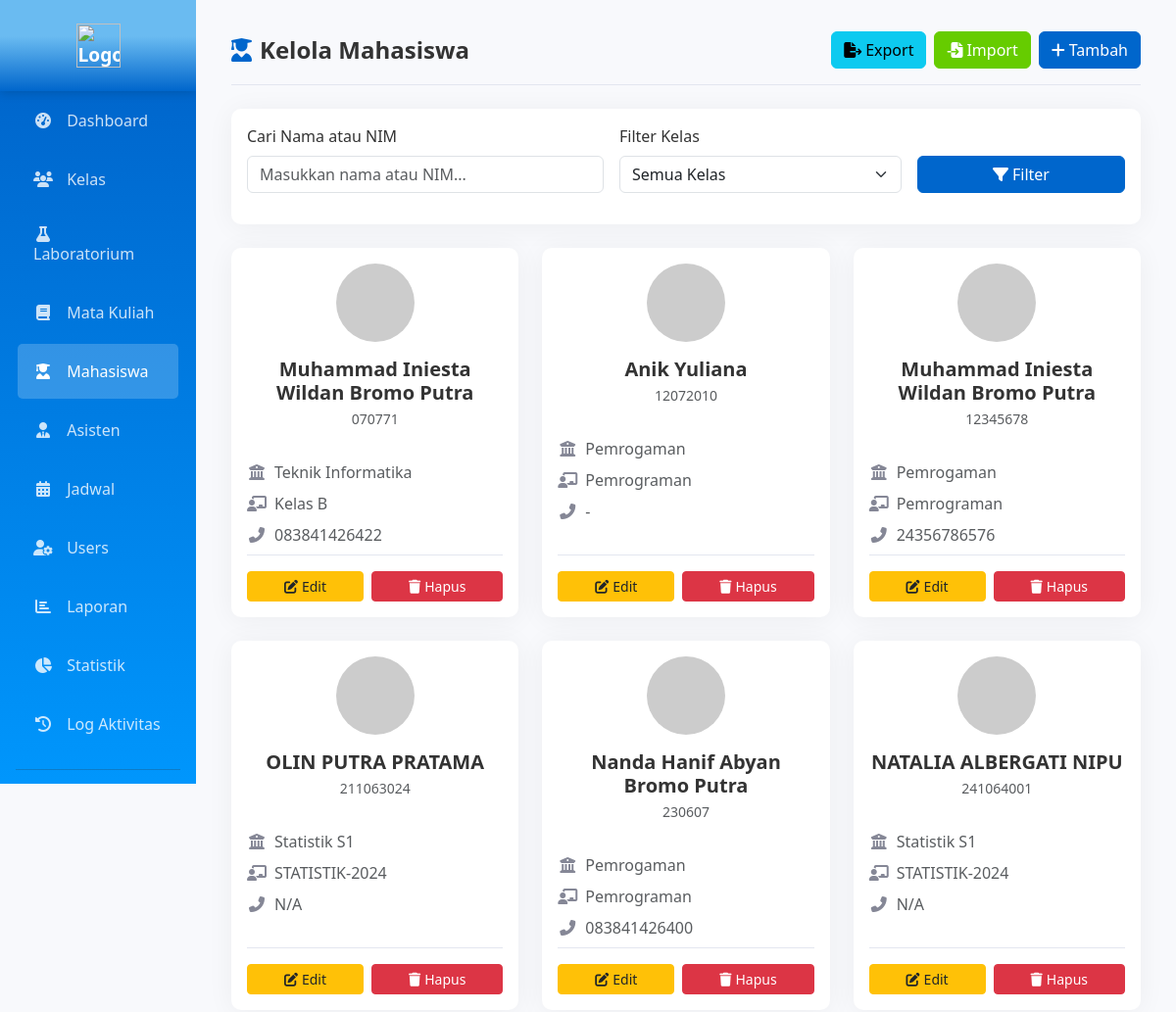
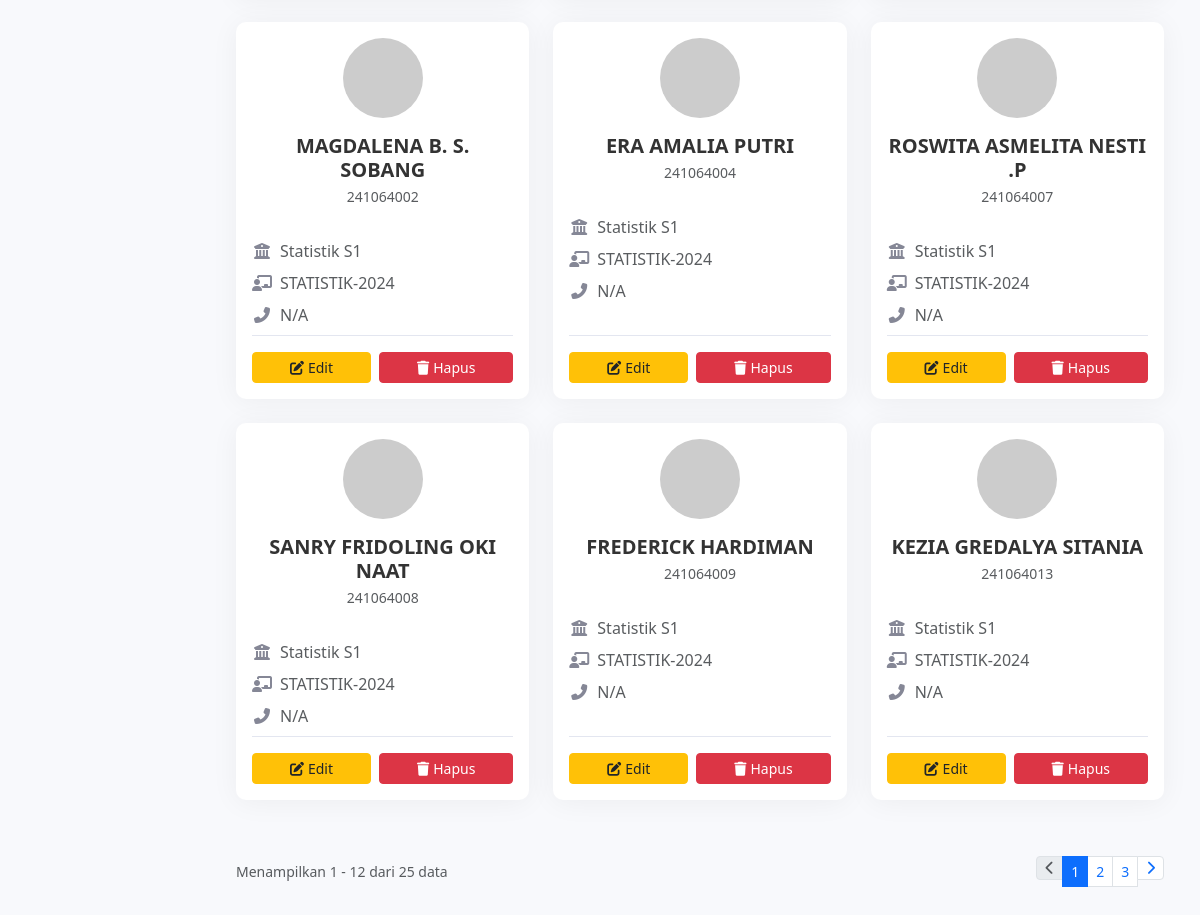
Screenshot of /index.php?page=admin_mahasiswa (signed in) with the database file from the repository (2 pictures, top to bottom).
### tables this page shows
CREATE TABLE `mahasiswa` (
  `id` int(11) NOT NULL,
  `nim` varchar(15) NOT NULL,
  `user_id` int(11) DEFAULT NULL,
  `nama` varchar(100) NOT NULL,
  `kode_kelas` char(1) NOT NULL,
  `prodi` varchar(50) DEFAULT NULL,
  `no_hp` varchar(15) DEFAULT NULL,
  `foto` varchar(255) DEFAULT NULL,
  `tanggal_daftar` timestamp NOT NULL DEFAULT current_timestamp()
);

CREATE TABLE `kelas` (
  `kode_kelas` char(1) NOT NULL,
  `nama_kelas` varchar(50) DEFAULT NULL,
  `program_studi` varchar(100) DEFAULT NULL,
  `tahun_ajaran` varchar(9) DEFAULT NULL
);

### pages/admin/mahasiswa.php (the view, shortened to what this page needs)
<?php
$filter_kelas = isset($_GET['kelas']) ? escape($_GET['kelas']) : '';
$search = isset($_GET['search']) ? escape($_GET['search']) : '';
$where_clauses = [];
$where = count($where_clauses) > 0 ? "WHERE " . implode(' AND ', $where_clauses) : '';
$per_page = 12;
$current_page = get_current_page();
$count_query = mysqli_query($conn, "SELECT COUNT(*) as total FROM mahasiswa m $where");
$total_data = mysqli_fetch_assoc($count_query)['total'];
$total_pages = get_total_pages($total_data, $per_page);
$offset = get_offset($current_page, $per_page);
$mahasiswa = mysqli_query($conn, "SELECT m.id, m.nim, m.nama, m.prodi, m.no_hp, m.foto, m.kode_kelas, k.nama_kelas
                                   FROM mahasiswa m
                                   LEFT JOIN kelas k ON m.kode_kelas = k.kode_kelas
                                   $where ORDER BY m.nim LIMIT $offset, $per_page");
    ?>
<?php include 'includes/header.php'; ?>
<div class="container-fluid">
    <div class="row">
        <div class="col-md-3 col-lg-2 px-0">
            <?php include 'includes/sidebar_admin.php'; ?>
        </div>
        <div class="col-md-9 col-lg-10">
            <div class="content-wrapper p-4">
                <div class="page-header d-flex flex-column flex-md-row justify-content-between align-items-stretch align-items-md-center gap-3 pt-2">
                    <h4 class="mb-0"><i class="fas fa-user-graduate me-2"></i>Kelola Mahasiswa</h4>
                    <div class="d-flex gap-2 flex-wrap justify-content-md-end">
                        <a href="index.php?page=admin_mahasiswa&export=1<?= $filter_kelas ? '&kelas=' . $filter_kelas : '' ?>" class="btn btn-info">
                            <i class="fas fa-file-export me-1"></i>Export
                        </a>
                        <button class="btn btn-success" data-bs-toggle="modal" data-bs-target="#modalImport">
                            <i class="fas fa-file-import me-1"></i>Import
                        </button>
                        <button class="btn btn-primary" data-bs-toggle="modal" data-bs-target="#modalTambah">
                            <i class="fas fa-plus me-1"></i>Tambah
                        </button>
                    </div>
                </div>
                <div class="card mb-4">
                    <div class="card-body">
                        <form method="GET" class="row g-3 align-items-end">
                            <div class="col-12 col-md-6 col-lg-5">
                                <label for="search" class="form-label">Cari Nama atau NIM</label>
                                <input type="text" name="search" id="search" class="form-control" value="<?= htmlspecialchars($search) ?>" placeholder="Masukkan nama atau NIM...">
                            </div>
                            <div class="col-12 col-md-6 col-lg-4">
                                <label for="kelas" class="form-label">Filter Kelas</label>
                                <select name="kelas" id="kelas" class="form-select">
                                    <option value="">Semua Kelas</option>
                                </select>
                            </div>
                            <div class="col-12 col-lg-3">
                                <button type="submit" class="btn btn-primary w-100">
                                    <i class="fas fa-filter me-1"></i>Filter
                                </button>
                            </div>
                        </form>
                    </div>
                </div>
                <div id="mahasiswaContainer">
                <div class="row">
                    <?php if (mysqli_num_rows($mahasiswa) > 0): ?>
                        <?php while ($m = mysqli_fetch_assoc($mahasiswa)): ?>
                            <div class="col-xl-4 col-lg-6 col-md-6 mb-4">
                                <div class="card h-100 mahasiswa-card">
                                    <div class="card-body d-flex flex-column">
                                        <div class="text-center mb-3">
                                            <?php
                                            $foto_profil = (!empty($m['foto']) && file_exists($m['foto'])) ? $m['foto'] : 'https://ui-avatars.com/api/?name=' . urlencode($m['nama']) . '&background=random&color=fff&rounded=true';
                                            ?>
                                            <img src="<?= $foto_profil ?>" alt="<?= htmlspecialchars($m['nama']) ?>" class="img-fluid" style="width: 80px; height: 80px; object-fit: cover; border-radius: 50%;">
                                        </div>
                                        <h5 class="card-title text-center mb-1"><?= htmlspecialchars($m['nama']) ?></h5>
                                        <p class="text-center text-muted small"><?= htmlspecialchars($m['nim']) ?></p>
                                        <p class="text-muted mb-2 mt-3"><i class="fas fa-university me-2"></i><?= htmlspecialchars($m['prodi']) ?: 'N/A' ?></p>
                                        <p class="text-muted mb-2"><i class="fas fa-chalkboard-teacher me-2"></i><?= htmlspecialchars($m['nama_kelas']) ?: 'N/A' ?></p>
                                        <p class="text-muted mb-2"><i class="fas fa-phone-alt me-2"></i><?= htmlspecialchars($m['no_hp']) ?: 'N/A' ?></p>
                                        <div class="mt-auto action-buttons">
                                            <button class="btn btn-sm btn-warning text-dark" onclick="editMhs(<?= $m['id'] ?>, '<?= htmlspecialchars($m['nama'], ENT_QUOTES) ?>', '<?= $m['kode_kelas'] ?>', '<?= htmlspecialchars($m['prodi'], ENT_QUOTES) ?>', '<?= htmlspecialchars($m['no_hp'], ENT_QUOTES) ?>')">
                                                <i class="fas fa-edit me-1"></i>Edit
                                            </button>
                                            <button class="btn btn-sm btn-danger" onclick="hapusMhs(<?= $m['id'] ?>)">
                                                <i class="fas fa-trash me-1"></i>Hapus
                                            </button>
                                        </div>
                                    </div>
                                </div>
                            </div>
                        <?php endwhile; ?>
                    <?php endif; ?>
                </div>
                <?php if ($total_data > 0): ?>
                <div class="d-flex flex-column flex-md-row justify-content-between align-items-center mt-3 gap-2">
                    <?= render_pagination_info($current_page, $per_page, $total_data) ?>
                    <?= render_pagination($current_page, $total_pages, 'index.php?page=admin_mahasiswa', ['kelas' => $filter_kelas, 'search' => $search]) ?>
                </div>
                <?php endif; ?>
                </div>
            </div>
        </div>
    </div>
</div>
<?php include 'includes/footer.php'; ?>

### rows the page displays
mahasiswa: nama "Muhammad Iniesta Wildan Bromo Putra", nim "070771", prodi "Teknik Informatika", kode_kelas.nama_kelas "Kelas B", no_hp "083841426422"
mahasiswa: nama "Anik Yuliana", nim "12072010", prodi "Pemrogaman", kode_kelas.nama_kelas "Pemrograman", no_hp "-"
mahasiswa: nama "Muhammad Iniesta Wildan Bromo Putra", nim "12345678", prodi "Pemrogaman", kode_kelas.nama_kelas "Pemrograman", no_hp "24356786576"
mahasiswa: nama "OLIN PUTRA PRATAMA", nim "211063024", prodi "Statistik S1", kode_kelas.nama_kelas "STATISTIK-2024", no_hp "N/A"
mahasiswa: nama "Nanda Hanif Abyan Bromo Putra", nim "230607", prodi "Pemrogaman", kode_kelas.nama_kelas "Pemrograman", no_hp "083841426400"
mahasiswa: nama "NATALIA ALBERGATI NIPU", nim "241064001", prodi "Statistik S1", kode_kelas.nama_kelas "STATISTIK-2024", no_hp "N/A"
mahasiswa: nama "MAGDALENA B. S. SOBANG", nim "241064002", prodi "Statistik S1", kode_kelas.nama_kelas "STATISTIK-2024", no_hp "N/A"
mahasiswa: nama "ERA AMALIA PUTRI", nim "241064004", prodi "Statistik S1", kode_kelas.nama_kelas "STATISTIK-2024", no_hp "N/A"
mahasiswa: nama "ROSWITA ASMELITA NESTI .P", nim "241064007", prodi "Statistik S1", kode_kelas.nama_kelas "STATISTIK-2024", no_hp "N/A"
mahasiswa: nama "SANRY FRIDOLING OKI NAAT", nim "241064008", prodi "Statistik S1", kode_kelas.nama_kelas "STATISTIK-2024", no_hp "N/A"
mahasiswa: nama "FREDERICK HARDIMAN", nim "241064009", prodi "Statistik S1", kode_kelas.nama_kelas "STATISTIK-2024", no_hp "N/A"
mahasiswa: nama "KEZIA GREDALYA SITANIA", nim "241064013", prodi "Statistik S1", kode_kelas.nama_kelas "STATISTIK-2024", no_hp "N/A"

### other values shown
$start "1"
$end "12"
$total_data "25"
